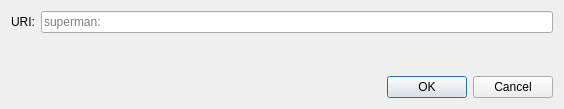
<?xml version="1.0" encoding="UTF-8"?>
<ui version="4.0">
 <class>OpenURIDialog</class>
 <widget class="QDialog" name="OpenURIDialog">
  <property name="geometry">
   <rect>
    <x>0</x>
    <y>0</y>
    <width>564</width>
    <height>109</height>
   </rect>
  </property>
  <property name="windowTitle">
   <string>Open superman URI</string>
  </property>
  <layout class="QVBoxLayout" name="verticalLayout">
   <item>
    <layout class="QHBoxLayout" name="horizontalLayout">
     <item>
      <widget class="QLabel" name="label">
       <property name="text">
        <string>URI:</string>
       </property>
      </widget>
     </item>
     <item>
      <widget class="QValidatedLineEdit" name="uriEdit">
       <property name="placeholderText">
        <string notr="true">superman:</string>
       </property>
      </widget>
     </item>
    </layout>
   </item>
   <item>
    <spacer name="verticalSpacer">
     <property name="orientation">
      <enum>Qt::Vertical</enum>
     </property>
     <property name="sizeHint" stdset="0">
      <size>
       <width>20</width>
       <height>40</height>
      </size>
     </property>
    </spacer>
   </item>
   <item>
    <widget class="QDialogButtonBox" name="buttonBox">
     <property name="orientation">
      <enum>Qt::Horizontal</enum>
     </property>
     <property name="standardButtons">
      <set>QDialogButtonBox::Cancel|QDialogButtonBox::Ok</set>
     </property>
    </widget>
   </item>
  </layout>
 </widget>
 <customwidgets>
  <customwidget>
   <class>QValidatedLineEdit</class>
   <extends>QLineEdit</extends>
   <header>qt/qvalidatedlineedit.h</header>
  </customwidget>
 </customwidgets>
 <resources/>
 <connections>
  <connection>
   <sender>buttonBox</sender>
   <signal>accepted()</signal>
   <receiver>OpenURIDialog</receiver>
   <slot>accept()</slot>
   <hints>
    <hint type="sourcelabel">
     <x>248</x>
     <y>254</y>
    </hint>
    <hint type="destinationlabel">
     <x>157</x>
     <y>274</y>
    </hint>
   </hints>
  </connection>
  <connection>
   <sender>buttonBox</sender>
   <signal>rejected()</signal>
   <receiver>OpenURIDialog</receiver>
   <slot>reject()</slot>
   <hints>
    <hint type="sourcelabel">
     <x>316</x>
     <y>260</y>
    </hint>
    <hint type="destinationlabel">
     <x>286</x>
     <y>274</y>
    </hint>
   </hints>
  </connection>
 </connections>
</ui>
